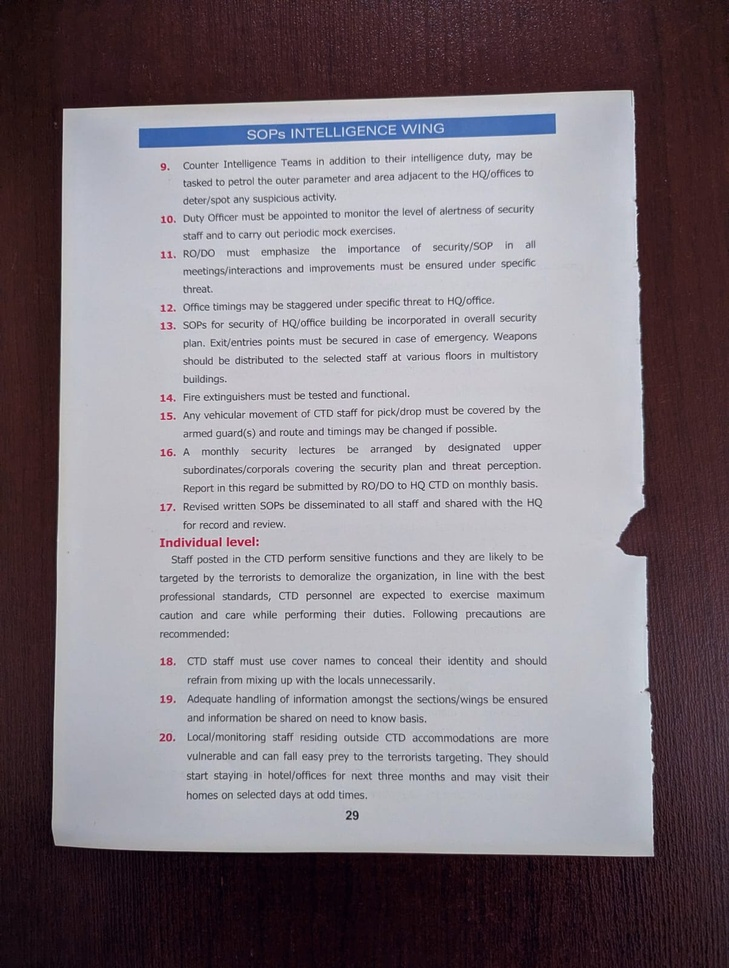
#> input picture DAY16/Inputpics/pic5.jpeg, 729 x 968 px, shrunk from 1204 x 1600 before the run, found by its file name
$ python Project.py
#> lines starting #> are read from the running program, lines starting #| are printed output that depends on the picture; after the words box and inside, x2 and y2 are one past the last pixel; in counts of white or black regions, pixels touching at a corner belong together
import cv2
import numpy as np
img = cv2.imread("pic5.jpeg")
#> img is the input picture: shape (968, 729, 3); mean B, G, R 130.9, 124, 132.1
if img is None:
    print("Image not found!")
    exit()
orignel=img.copy()
gray = cv2.cvtColor(img, cv2.COLOR_BGR2GRAY)
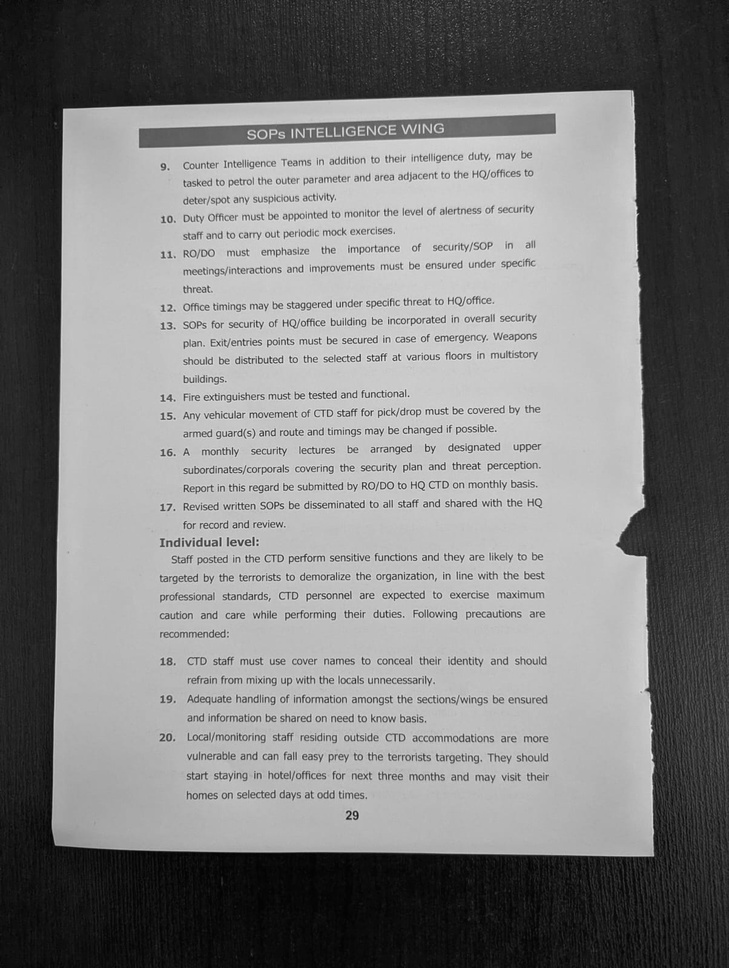
#> gray: shape (968, 729); min 2, max 254, mean 127.2
blur = cv2.GaussianBlur(gray, (5,5), 0)
edges = cv2.Canny(blur, 30, 100)
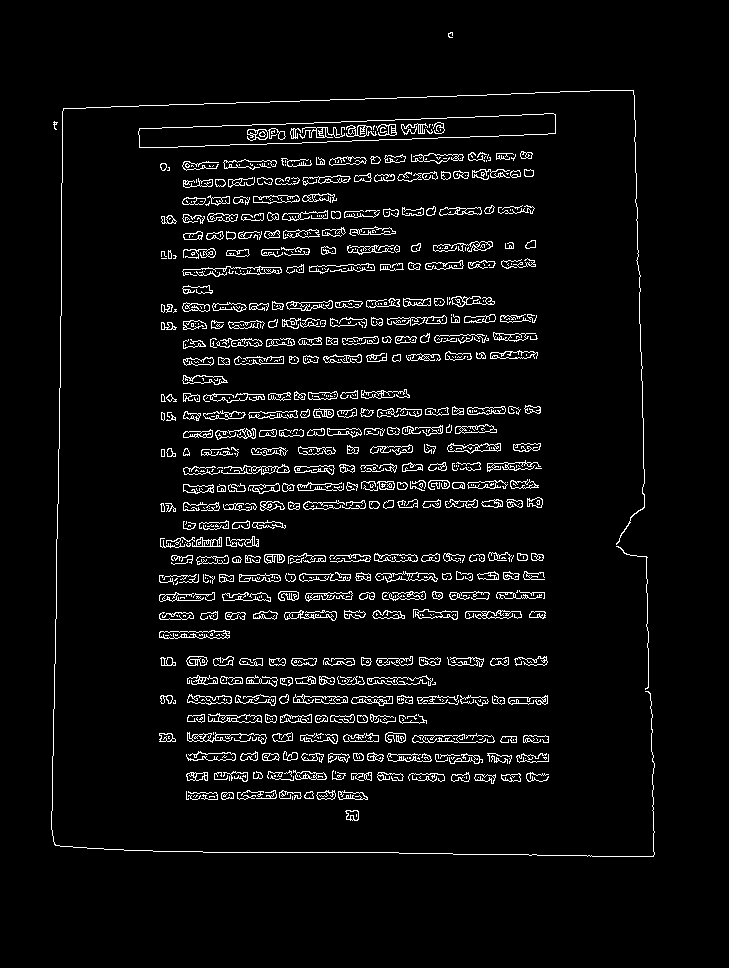
#> edges: shape (968, 729); 5% white in thin lines or dots, all inside (x1, y1, x2, y2) = (51, 32, 655, 857)
kernel = np.ones((7,7), np.uint8)
closing = cv2.morphologyEx(edges, cv2.MORPH_CLOSE, kernel)
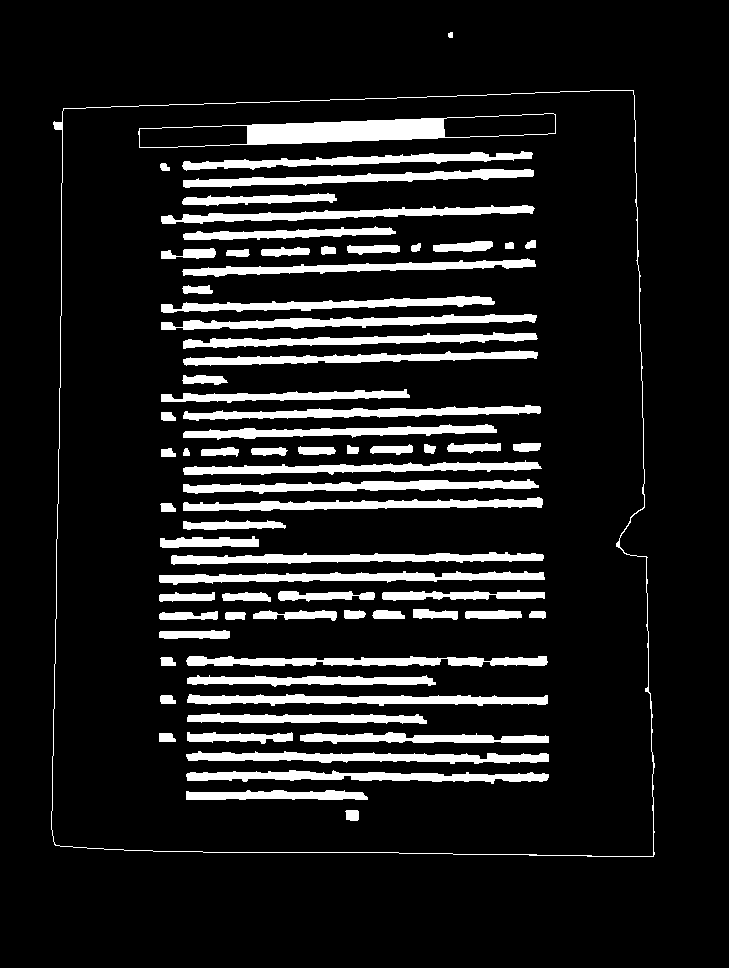
#> closing: shape (968, 729); 11.8% white; 73 white regions
contours, hierarchy = cv2.findContours(
    closing,
    cv2.RETR_EXTERNAL,
    cv2.CHAIN_APPROX_SIMPLE
)
#> contours = 2 contours, 1 with area under 20; largest, box (x1, y1, x2, y2) and area: (51, 90, 655, 857) 440934
largest = max(contours, key=cv2.contourArea)
#> largest = contour of 223 points, box (x1, y1, x2, y2) (51, 90, 655, 857), area 440934
cv2.drawContours(orignel, [largest], -1, (0,255,0), 3)
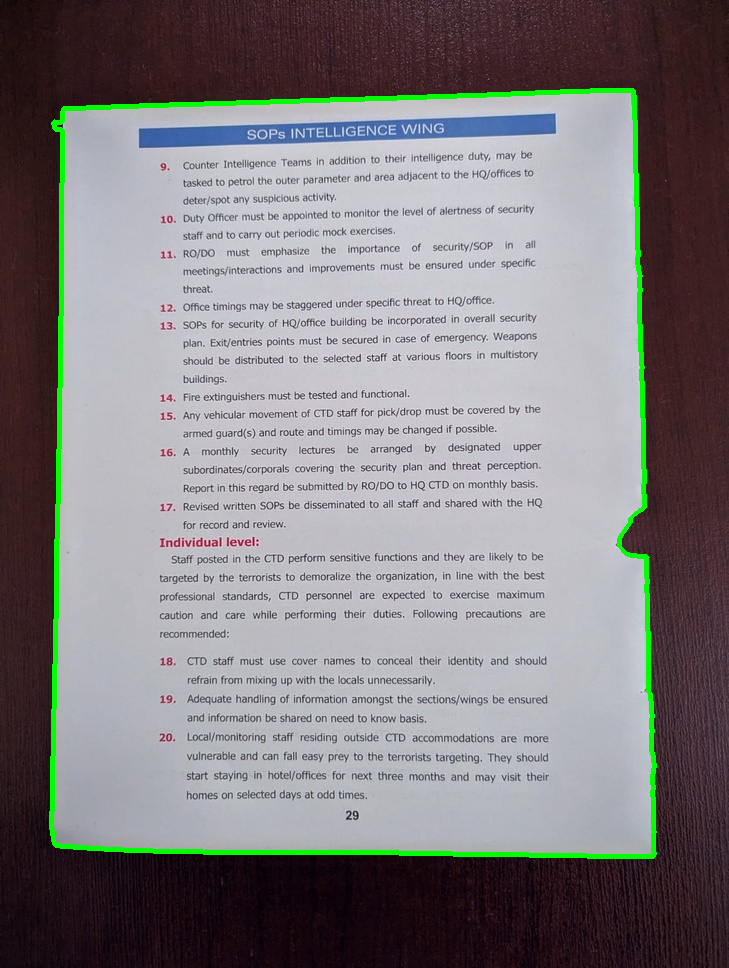
#> orignel: shape (968, 729, 3); 1.92% of pixels changed, all inside (x1, y1, x2, y2) = (49, 88, 657, 859)
cv2.imshow("Original", img)
cv2.imshow("Gray", gray)
cv2.imshow("Blur", blur)
cv2.imshow("Edges", edges)
cv2.imshow("Closing", closing)
cv2.imshow("Detected Boundary",orignel )
cv2.imwrite("Outputs/pic5.jpeg",orignel)
cv2.waitKey(0)
cv2.destroyAllWindows()

$ run again, with DAY16/Inputpics/pic2.jpeg copied over DAY16/Inputpics/pic5.jpeg
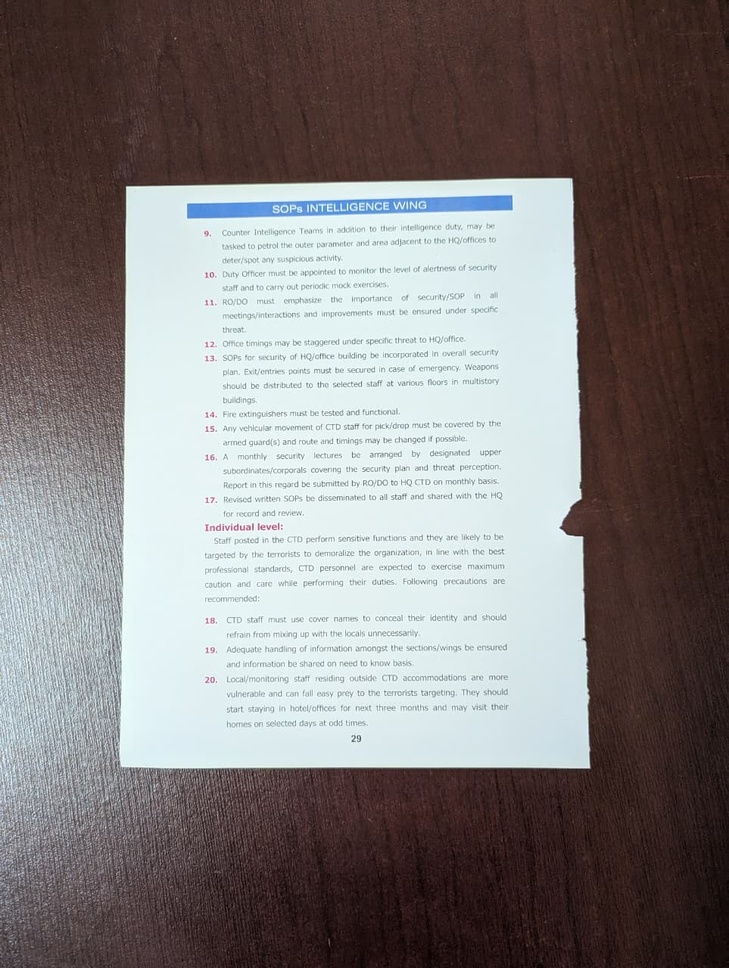
#> input picture DAY16/Inputpics/pic2.jpeg, 729 x 968 px, shrunk from 963 x 1280 before the run, found by its file name
#> img is the input picture: shape (968, 729, 3); mean B, G, R 124.4, 124.9, 129.8
#> `edges = cv2.Canny(blur, 30, 100)`:
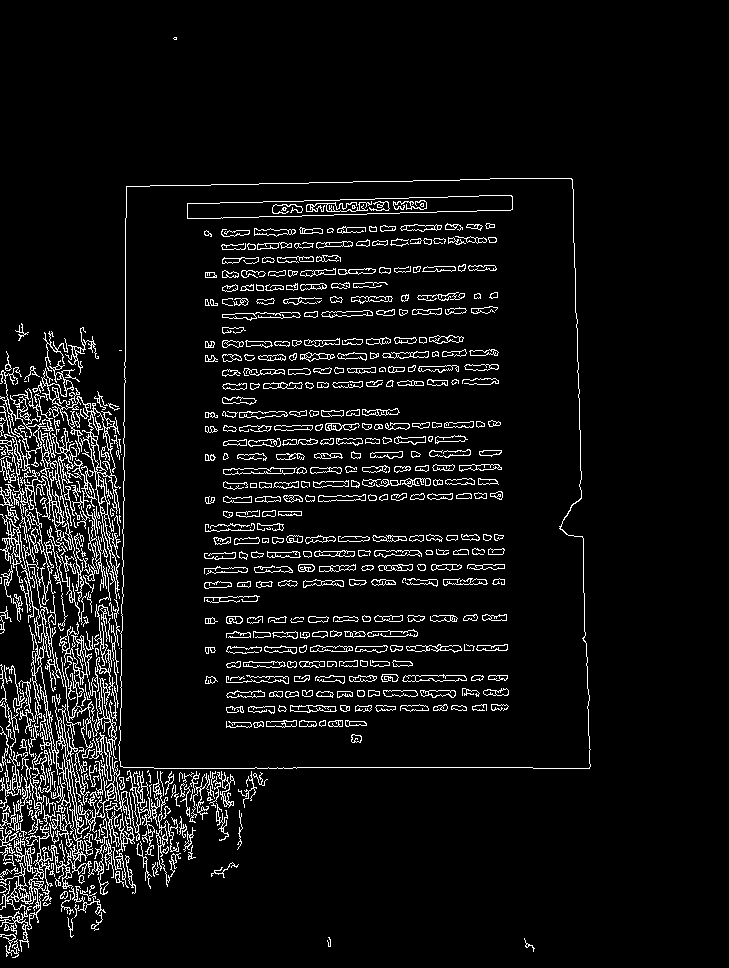
#> edges: shape (968, 729); 6.5% white in thin lines or dots, all inside (x1, y1, x2, y2) = (0, 37, 591, 958)
#> closing: shape (968, 729); 17.3% white; 48 white regions (1 under 20 px)
#> contours = 7 contours, 2 with area under 20; largest, box (x1, y1, x2, y2) and area: (0, 178, 591, 958) 339794, (211, 862, 239, 878) 98, (15, 323, 29, 341) 65, (237, 810, 243, 850) 55, (524, 938, 535, 952) 23
#> largest = contour of 778 points, box (x1, y1, x2, y2) (0, 178, 591, 958), area 339794
#> `cv2.drawContours(orignel, [largest], -1, (0,255,0), 3)`:
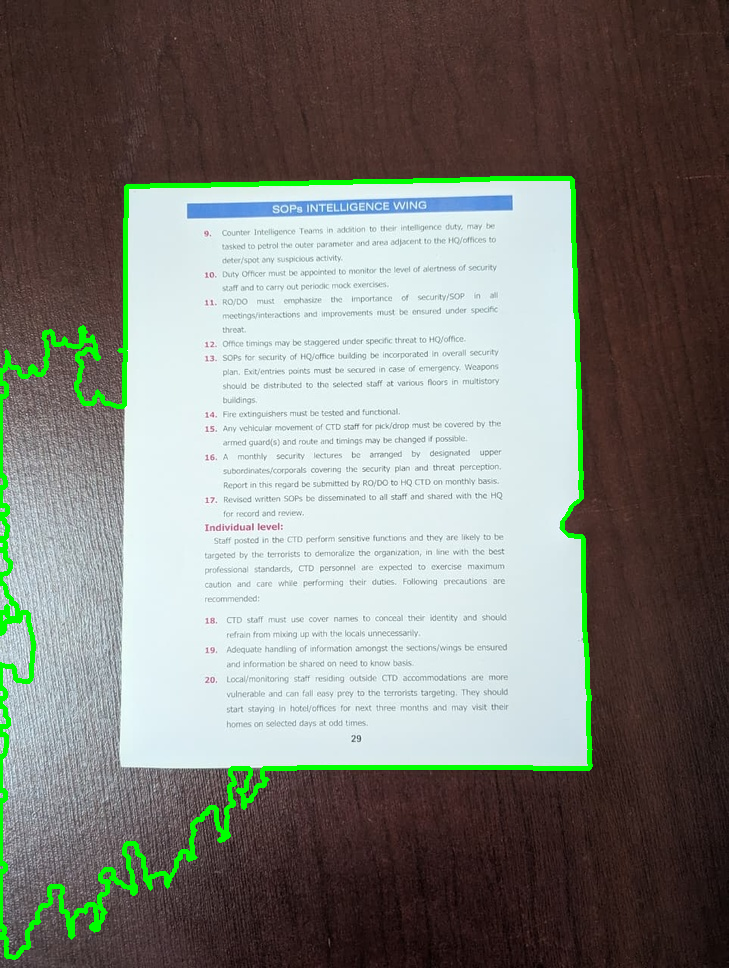
#> orignel: shape (968, 729, 3); 2.46% of pixels changed, all inside (x1, y1, x2, y2) = (0, 176, 593, 960)
